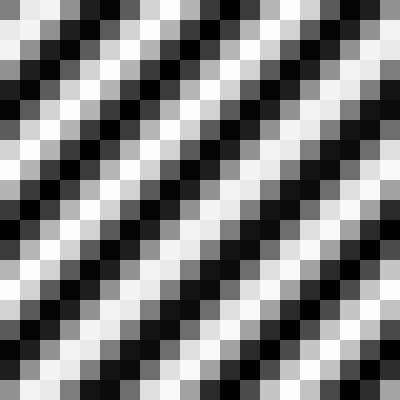
Frame 1 (no input)
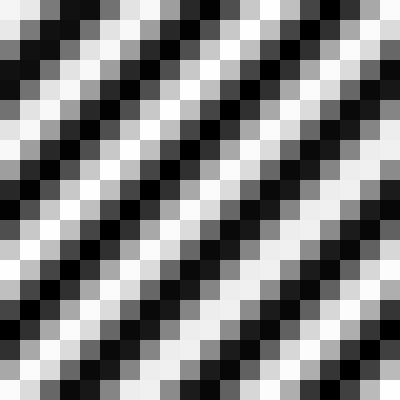
Frame 60 (the mouse pressed at the canvas centre just before this capture)
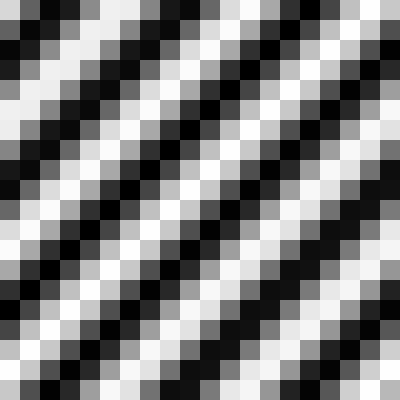
Frame 120 (the mouse held since frame 60 and released just before this capture)

The Processing sketch that drew these frames (run headless with seeded random() and noise(); from frame 60 on, the mouse is pressed at the canvas centre):

// Processing sketch: exemple_19_02_oscillation
// ── exemple_19_02_oscillation.pde
// Un tableau 2D d'objets
Cellule[][] grille;

// Nombre de lignes et de colonnes de la grille
int lignes = 20;
int colonnes = 20;

void setup() {
  size(400, 400);
  grille = new Cellule[lignes][colonnes];
  for (int i = 0; i < lignes; i++) {
    for (int j = 0; j < colonnes; j++) {
      // Instantiation de chaque objet
      grille[i][j] = new Cellule(20 * j, 20 * i, 20, 20, i + j);
    }
  }
}

void draw() {
  background(0);
  for (int i = 0; i < lignes; i++) {
    for (int j = 0; j < colonnes; j++) {
      // Dessiner et faire osciller chaque objet
      grille[i][j].dessiner();
      grille[i][j].osciller();
    }
  }
}

// ── Cellule.pde
class Cellule {
  float x, y; // position
  float w, h; // taille
  float alpha; // angle pour l'oscillation
  
  Cellule(float x, float y, float w, float h, float alpha) {
    this.x = x;
    this.y = y;
    this.w = w;
    this.h = h;
    this.alpha = alpha;
  }
  
  void dessiner() {
    noStroke();
    fill(map(sin(alpha), -1, 1, 0, 255));
    rect(x, y, w, h);
  }
  
  void osciller() {
    alpha += 0.02;
  }
}
